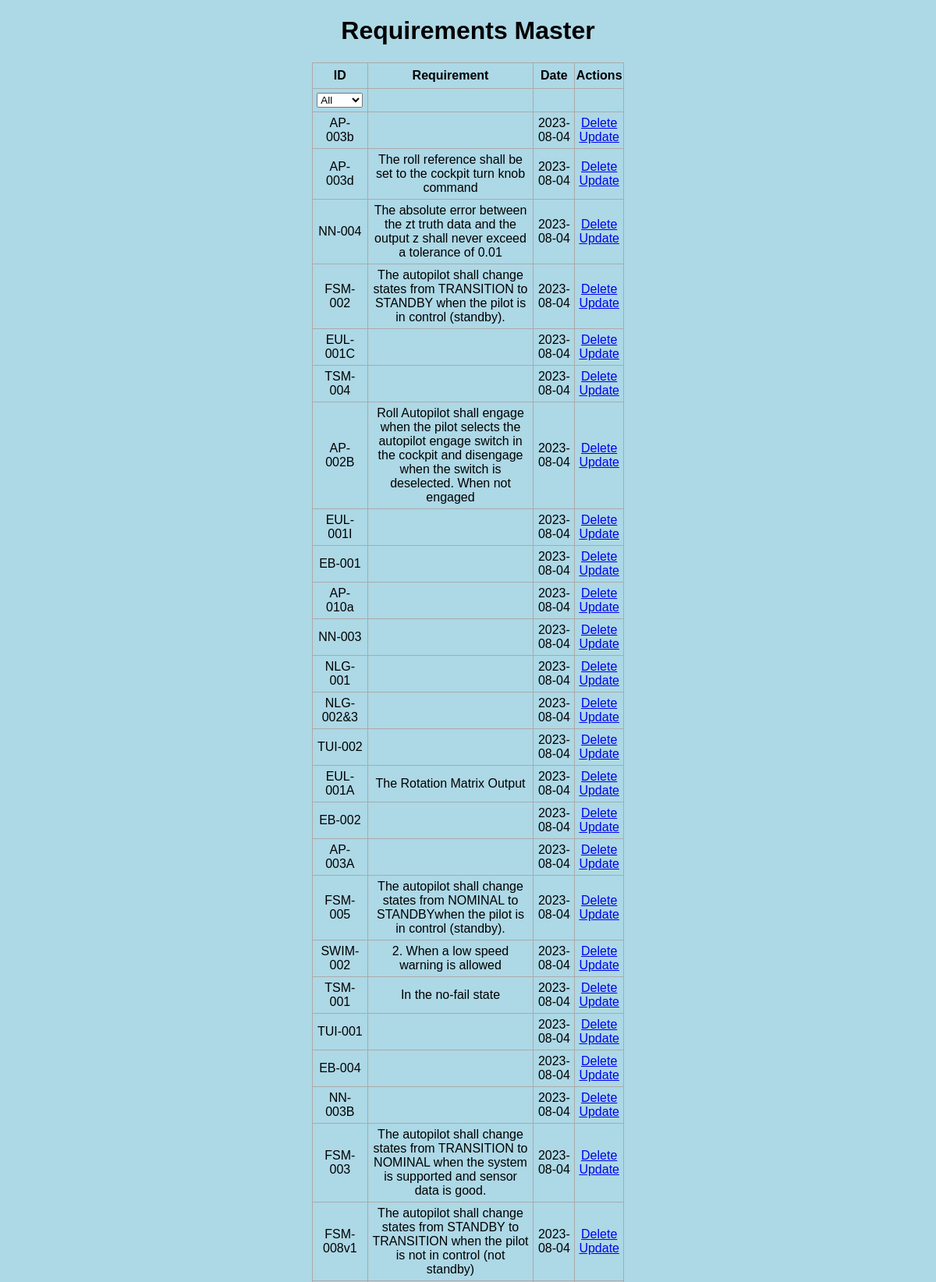
The page / (upper part) on the database its author committed.
### app.py (models this page shows, shortened)
class Todo(db.Model):
    id = db.Column(db.Integer(), primary_key=True)
    content = db.Column(db.String(200), nullable=False)
    date_created = db.Column(db.DateTime, default=datetime.utcnow)

### app.py (the view)
@app.route('/', methods=['POST', 'GET'])
def index():
    if request.method == 'POST':
        task_content = request.form['content']
        new_task = Todo(content=task_content)
        try:
            db.session.add(new_task)
            db.session.commit()
            return redirect('/')
        except:
            return 'There was an issue adding your task'
    else:
        tasks = Todo.query.order_by(Todo.date_created).all()
        project_keys = set()
        for task in tasks:
            reqid = task.content.split(',')[0].split('-')[0]
            project_keys.add(reqid)
        form = FileUploadForm()
        return render_template('index.html', tasks=tasks, form=form, project_keys=project_keys)

### app.py
class FileUploadForm(FlaskForm):
    file = FileField('Upload File', validators=[InputRequired()])
    submit = SubmitField('Upload')

### templates/index.html (shortened to what this page needs)
{% extends 'base.html' %}
{% block body %}
<div class="content">
    <h1 style="text-align: center">Requirements Master</h1>
    {% if tasks|length < 1 %}
    <h4 style="text-align: center">There are no tasks. Create one below!</h4>
    {% else %}
    <table>
        <tr>
            <th>ID</th>
            <th>Requirement</th>
            <th>Date</th>
            <th>Actions</th>
        </tr>
        <tr>
            <td>
                <select id="project-filter">
                    <option value="">All</option>
                </select>
            </td>
            <td></td>
            <td></td>
            <td></td>
        </tr>
        {% for task in tasks %}
            <tr class="data-row" data-project="{{ task.content.split(',')[0].split('-')[0] }}">
                <td>{{ task.content.split(',')[0] }}</td>
                <td>{{ task.content.split(',')[1] }}</td>
                <td>{{ task.date_created.date() }}</td>
                <td>
                    <a href="/delete/{{task.id}}">Delete</a>
                    <br>
                    <a href="/update/{{task.id}}">Update</a>
                </td>
            </tr>
        {% endfor %}
    </table>
    {% endif %}
</div>
{% endblock %}

### templates/base.html (shortened to what this page needs)
<!DOCTYPE html>
<html lang="en">
<head>
    <link rel="stylesheet" href="{{ url_for('static', filename='css/main.css') }}">
</head>
<body>
    {% block body %}{% endblock %}
</body>
</html>

### static/css/main.css (style rules this page uses)
body, html { margin: 0; font-family: sans-serif; background-color: lightblue; }
.content { margin: 0 auto; width: 400px; }
table, td, th { border: 1px solid #aaa; }
table { border-collapse: collapse; width: 100%; }
th { height: 30px; }
td { text-align: center; padding: 5px; }

### rows shown on the page
Todo: content "AP-003b", date_created "2023-08-04"
Todo: content "AP-003d", content "The roll reference shall be set to the cockpit turn knob command", date_created "2023-08-04"
Todo: content "NN-004", content "The absolute error between the zt truth data and the output z shall never exceed a tolerance of 0.01", date_created "2023-08-04"
Todo: content "FSM-002", content "The autopilot shall change states from TRANSITION to STANDBY when the pilot is in control (standby).", date_created "2023-08-04"
Todo: content "EUL-001C", date_created "2023-08-04"
Todo: content "TSM-004", date_created "2023-08-04"
Todo: content "AP-002B", content "Roll Autopilot shall engage when the pilot selects the autopilot engage switch in the cockpit and disengage when the switch is deselected. When not engaged", date_created "2023-08-04"
Todo: content "EUL-001I", date_created "2023-08-04"
Todo: content "EB-001", date_created "2023-08-04"
Todo: content "AP-010a", date_created "2023-08-04"
Todo: content "NN-003", date_created "2023-08-04"
Todo: content "NLG-001", date_created "2023-08-04"
Todo: content "NLG-002&3", date_created "2023-08-04"
Todo: content "TUI-002", date_created "2023-08-04"
Todo: content "EUL-001A", content "The Rotation Matrix Output", date_created "2023-08-04"
Todo: content "EB-002", date_created "2023-08-04"
Todo: content "AP-003A", date_created "2023-08-04"
Todo: content "FSM-005", content "The autopilot shall change states from NOMINAL to STANDBYwhen the pilot is in control (standby).", date_created "2023-08-04"
Todo: content "SWIM-002", content "2. When a low speed warning is allowed", date_created "2023-08-04"
Todo: content "TSM-001", content "In the no-fail state", date_created "2023-08-04"
Todo: content "TUI-001", date_created "2023-08-04"
Todo: content "EB-004", date_created "2023-08-04"
Todo: content "NN-003B", date_created "2023-08-04"
Todo: content "FSM-003", content "The autopilot shall change states from TRANSITION to NOMINAL when the system is supported and sensor data is good.", date_created "2023-08-04"
Todo: content "FSM-008v1", content "The autopilot shall change states from STANDBY to TRANSITION when the pilot is not in control (not standby)", date_created "2023-08-04"
